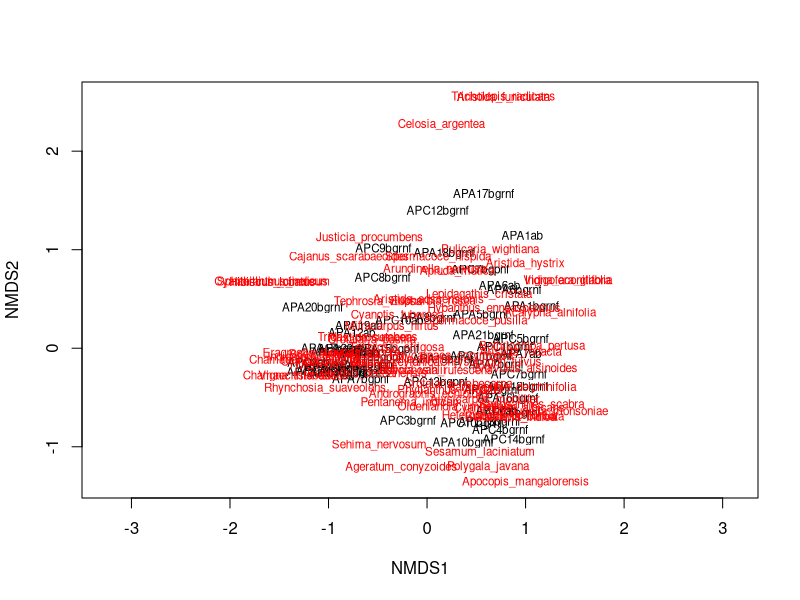
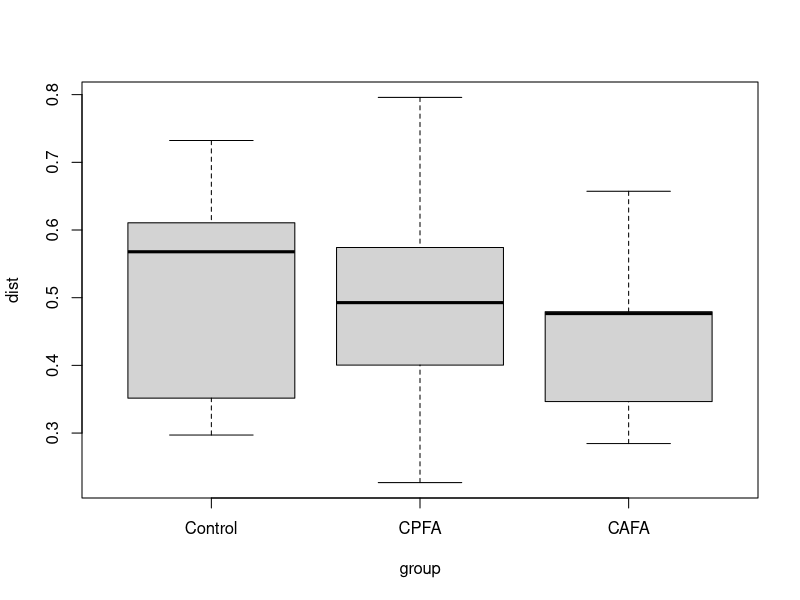
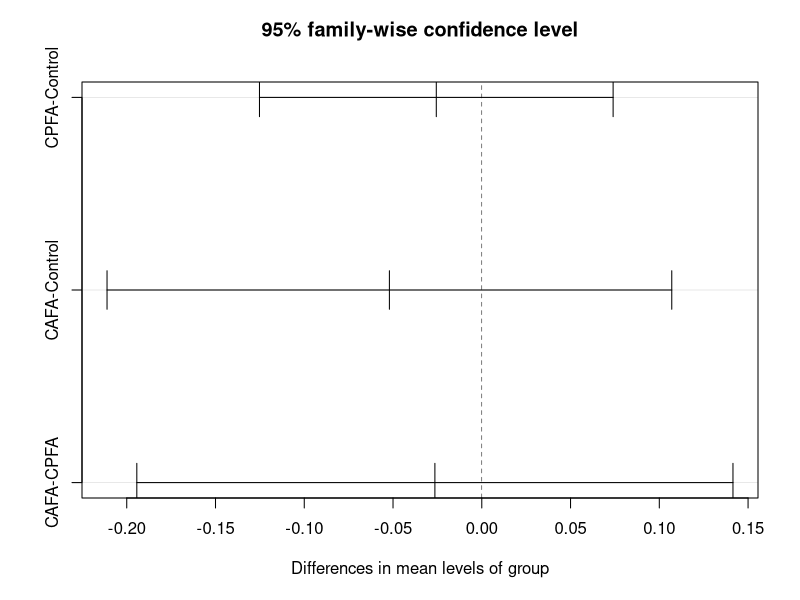

Reproduce these figures in R, in order. (Note: this script raises an error after producing the figures.)
# Packages----
library(tidyverse)
library(patchwork)
library(vegan)

# Data----
raw_dat <- read.csv(
  "biomass_data.csv",
  header = T,
  fill = TRUE,
  sep = ",",
  na.strings = c("", " ", "NA", "NA ", "na", "NULL")
)

# Data wrangling----
Site_dat <- raw_dat %>%
  mutate(
    Treatment = as.factor(Treatment),
    Life_form = as.factor(Life_form),
    Functional_groups = as.factor(Functional_groups)
  )

# create Site prep data
Site_prep <- Site_dat %>%
  arrange(Site, Treatment) %>%
  mutate(
    Treatment = case_when(
      Treatment == "ab" ~ "Control",
      # Cymbopogon present fire present
      Treatment == "bgpnf" ~ "CPFA",
      # Cymbopogon present fire absent
      Treatment == "bgrnf" ~ "CAFA" # Cymbopogon absent fire absent
    )
  )

# what is the summed biomass per Site with cymbopogon?
Site_sum <-
  Site_prep %>% group_by(Site, Treatment) %>%
  summarise(Site_biomass = sum(Weight)) %>%
  ungroup()

# Site_calc
Site_calc <- Site_prep %>% left_join(Site_sum) %>%
  mutate(
    relative_biomass = (Weight / Site_biomass) ,
    relative_biomass_p =  round(((
      Weight / Site_biomass
    ) * 100) , 2)
  )

# Absolute_biomass
absolute_weight <- Site_calc %>%
  select(Site, Treatment, Weight, Palatability) %>%
  group_by(Palatability, Treatment, Site) %>%
  summarise(Weight = sum(Weight)) %>%
  mutate(Treatment = factor(Treatment)) %>% # to order treatments in the plot
  mutate(Palatability = factor(Palatability)) %>%
  mutate(Palatability = fct_relevel(Palatability, c('Yes', 'No', 'Cymbopogon sp.'))) %>%
  mutate(Treatment = fct_relevel(Treatment, c("Control", "CPFA", "CAFA")))

# Relative_biomass
relative_weight <-
  Site_calc %>% select( Sci_name, Village, Site, Treatment, Palatability, relative_biomass) %>%
  group_by(Sci_name, Village, Treatment, Site, Palatability) %>%
  summarise(relative_biomass = (relative_biomass) * 100) %>%
  mutate(Treatment = factor(Treatment)) %>%
  mutate(Palatability = factor(Palatability)) %>%
  mutate(Palatability = fct_relevel(Palatability, c('Yes', 'No', 'Cymbopogon sp.'))) %>%
  mutate(Treatment = fct_relevel(Treatment, c("Control", "CPFA", "CAFA"))) %>% 
  arrange(Site) %>% ungroup()

# df of top 10 species----
species_biomass <- Site_calc %>%
  select(Treatment, Weight, Sci_name) %>%
  group_by(Sci_name, Treatment,) %>%
  summarise(Weight = sum(Weight)) %>%
  mutate(Treatment = fct_relevel(Treatment, c("Control", "CPFA", "CAFA")))

treatment_total <-
  species_biomass %>% 
  group_by(Treatment) %>% 
  summarise(group_biomass= sum(Weight))

top10_biomass <- left_join(x= species_biomass, 
                           y = treatment_total, 
                           "Treatment") %>% 
  mutate(Treatment= as.factor(Treatment)) %>% 
  mutate(relative_biomass= (Weight/group_biomass)*100) %>% 
  group_by(Treatment) %>% top_n(10) %>%
  arrange(Treatment, relative_biomass) %>%
  mutate(Treatment = fct_relevel(Treatment, c("Control", "CPFA", "CAFA")))

# Making nmds metrics
eghats_details <- relative_weight %>% select(Village, Treatment, Site) %>% distinct()

eghats_species_details <- relative_weight %>% select(Sci_name, Palatability) %>% distinct()

# create a Site by species matrix
relative_weight_matrix <- relative_weight %>%  select(Site, Sci_name, relative_biomass) %>%
  mutate(Sci_name = str_replace(Sci_name, " ", "_")) %>%
  group_by(Site) %>%
  spread(Sci_name, relative_biomass) %>% replace(is.na(.), 0) %>%
  `row.names<-`(., NULL) %>% 
  column_to_rownames(var = "Site")


# run NMDS with  bray curtis distance
# https://chrischizinski.github.io/rstats/vegan-ggplot2/

set.seed(1980)
eghats.mds <- metaMDS(relative_weight_matrix, distance = "bray", autotransform = FALSE)
# stress is 0.18 ideal is less than 0.2

plot(eghats.mds, type = "t")

# permutation test----
relative_weight_matrix_1 <- relative_weight %>%  select(Site, Sci_name, relative_biomass) %>%
  mutate(Sci_name = str_replace(Sci_name, " ", "_")) %>%
  group_by(Site) %>%
  spread(Sci_name, relative_biomass) %>% replace(is.na(.), 0) %>%
  `row.names<-`(., NULL)

data <- eghats_details %>% left_join(relative_weight_matrix_1) %>% select(-Site)

dataM <- data %>% 
  select(-c(Village, Treatment)) %>% 
  as.matrix() 

rownames(dataM) <- data$Village

# Bray-Curtis
distances <- vegdist(dataM, 
                     distance = 'bray')
# order of samples
distances_groups <- data[match(labels(distances),
                               data$Village),]$Treatment 
# beta dispersion
distances_betadispersion <- betadisper(distances, 
                                       distances_groups)

distance <- data.frame(dist=distances_betadispersion$distances, group=distances_betadispersion$group)

boxplot(dist~group, data= distance)

anova(distances_betadispersion) # not met, p < 0.05

# test homogenous dispersion/Permutation test for F
pmod <- permutest(distances_betadispersion, permutations = 99, pairwise = TRUE)

## Tukey's Honest Significant Differences
(mod.HSD <- TukeyHSD(distances_betadispersion))
plot(mod.HSD)

# Village scores for ggplot
data.scores <- as.data.frame(scores(eghats.mds))  #Using the scores function from vegan to extract the Village scores and convert to a data.frame
data.scores$Site <- rownames(data.scores)  # create a column of Village names, from the rownames of data.scores

eghats.scores <- data.scores %>% 
  left_join(eghats_details) %>% arrange(Treatment)

# species scores
species.scores <- as.data.frame(scores(eghats.mds, "species"))  #Using the scores function from vegan to extract the species scores and convert to a data.frame
species.scores$species <- rownames(species.scores)  # create a column of species, from the rownames of species.scores

eghats.species.scores <- species.scores %>% 
  mutate(Sci_name = species) %>% select(-species) %>%
  mutate(Sci_name = str_replace(Sci_name, "_", " ")) %>%
  left_join(eghats_species_details)

# convex hull values for treatments
eghats.ctl <-
  eghats.scores[eghats.scores$Treatment == "Control",][chull(eghats.scores[eghats.scores$Treatment ==
                                                                             "Control", c("NMDS1", "NMDS2")]),]  
eghats.cpfa <-
  eghats.scores[eghats.scores$Treatment == "CPFA",][chull(eghats.scores[eghats.scores$Treatment ==
                                                                          "CPFA", c("NMDS1", "NMDS2")]),]
eghats.cafa <-
  eghats.scores[eghats.scores$Treatment == "CAFA",][chull(eghats.scores[eghats.scores$Treatment ==
                                                                          "CAFA", c("NMDS1", "NMDS2")]),]

hull.data <- rbind(eghats.ctl, eghats.cpfa, eghats.cafa)  #combine groups
hull.data

# nmdsplot----
treatment_colors <- c("Control" = "#3b5d4d", "CPFA" = "#c5af99","CAFA" = "#ffd365")

nmdsplot <- ggplot() +
  geom_point(
    data = hull.data,
    aes(
      x = NMDS1,
      y = NMDS2,
      shape = Treatment,
      colour = Treatment
    ),
    size = 2
  ) + # add the point markers
  geom_polygon(
    data = hull.data,
    aes(
      x = NMDS1,
      y = NMDS2,
      fill = Treatment,
      group = Treatment
    ),
    alpha = 0.30
  ) + # add the convex hulls
  #geom_text(data=eghats.species.scores, aes(x=NMDS1,y=NMDS2,label=Sci_name),alpha=0.5) +  # add the species labels
  scale_color_manual(values = treatment_colors) +
  scale_fill_manual(values = treatment_colors ) +
  coord_equal() +
  theme_bw() +
  theme(
    axis.text.x = element_blank(),
    # remove x-axis text
    axis.text.y = element_blank(),
    # remove y-axis text
    axis.ticks = element_blank(),
    # remove axis ticks
    axis.title.x = element_text(size = 12),
    # remove x-axis labels
    axis.title.y = element_text(size = 12),
    # remove y-axis labels
    panel.grid.major = element_blank(),
    #remove major-grid labels
    panel.grid.minor = element_blank(),
    #remove minor-grid labels
  ) +
  theme(legend.position = 'right')

nmdsplot+
  annotate(
    geom = "text",
    x = -1.03,
    y = 0.5,
    size = 3,
    label = "Cymbopogon spp.",
    color = "red",
    fontface = 'italic'
  )+ 
  annotate(
    geom = "text",
    x = -0.4,
    y = 1.1,
    size = 3,
    label = "A. nervosa",
    color = "black",
    fontface = 'italic'
  )+ 
  annotate(
    geom = "text",
    x = 0.16,
    y = 1.5,
    size = 3,
    label = "A. nervosa",
    color = "black",
    fontface = 'italic'
  )+ 
  annotate(
    geom = "text",
    x = 0.6,
    y = 1.65,
    size = 3,
    label = "P. wightiana",
    color = "black",
    fontface = 'italic'
  )+ 
  annotate(
    geom = "text",
    x = -0.3,
    y = -0.85,
    size = 3,
    label = "A. mutica",
    color = "black",
    fontface = 'italic'
  )+ 
  annotate(
    geom = "text",
    x = 0.4,
    y = -1.05,
    size = 3,
    label = "H. contortus",
    color = "black",
    fontface = 'italic'
  )+ 
  annotate(
    geom = "text",
    x = 0.9,
    y = -1.04,
    size = 3,
    label = "H. contortus",
    color = "black",
    fontface = 'italic'
  )+ 
  annotate(
    geom = "text",
    x = 1.01,
    y = 0.5,
    size = 3,
    label = "L. cristata",
    color = "black",
    fontface = 'italic'
  )

# Save image----
ggsave('fig_7_nmds.jpg', width = 10, height = 6, dpi = 300) 

top10_hist <- ggplot(top10_biomass, aes(relative_biomass, Sci_name, fill=Treatment))+
  geom_histogram(stat = 'identity')+
  facet_grid(~Treatment)+
  scale_color_manual(values = treatment_colors)  +
  scale_fill_manual(values = treatment_colors)+
  theme_bw()+
  theme(axis.ticks = element_blank(),  # remove axis ticks
        axis.title.x = element_text(size=12), # remove x-axis labels
        axis.title.y = element_text(size=12), # remove y-axis labels
        axis.text.y= element_text(size = 11 ,face = 'italic'),
        panel.background = element_blank(), 
        panel.grid.major = element_blank(),  #remove major-grid labels
        panel.grid.minor = element_blank())+  #remove minor-grid labels
  theme(legend.position = 'none')+
  aes(y = reorder(Sci_name, relative_biomass))+
  labs(x=' Relative biomass', y= 'Scientific names')
top10_hist
# ggsave('fig_7_topten.jpg', width = 10, height = 6, dpi = 300)

# For my own understanding:
# In this ordination, the closer two points are, the more similar the corresponding samples are with respect to the variables that went into making the NMDS plot.
# The closer the points/samples are together in the ordination space, the more similar their plant communities.
# In the histogram we can see the species responsible for the result in NMDS
# We can see the names of top 10 species responsible for this result

# statistical analysis----
# ? is composition different across our treatments- may be not because there is 
# a lot of overlap.

